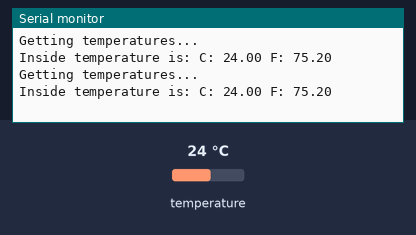
A sketch run on a simulated Arduino Uno, built with avr-gcc and run on an emulated ATmega328P. Parts: the last lines printed to the serial monitor. Inputs (shaded band) come from the test bench; at power-on: temperature 24 °C.

Above: at 5.2 s.
5.3 s: temperature set to 12 °C
At 6.57 s:
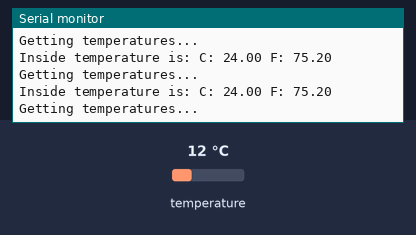
8.6 s: temperature set to 19 °C
At 10.0 s:
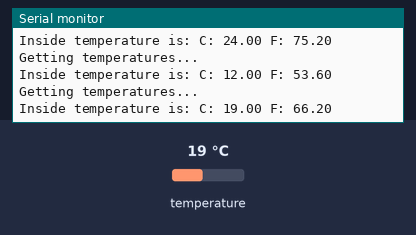
Timing chart, 0 to 11.6 s (numbered marks = the images above; inputs shaded):
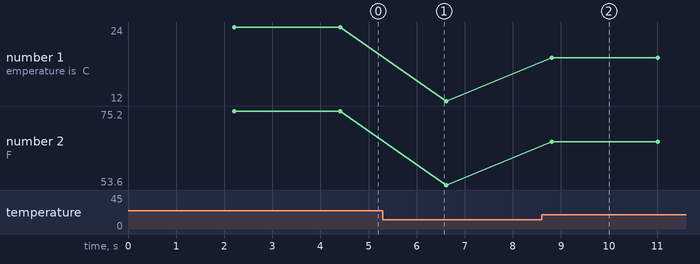

The sketch:

arduino_ds18b20_temperature_sensor.ino
```cpp
// This Arduino sketch reads DS18B20 "1-Wire" digital
// temperature sensors.
// Tutorial:
// http://www.hacktronics.com/Tutorials/arduino-1-wire-tutorial.html

#include <OneWire.h>
#include <DallasTemperature.h>

// Data wire is plugged into pin 3 on the Arduino
#define ONE_WIRE_BUS 7

// Setup a oneWire instance to communicate with any OneWire devices
OneWire oneWire(ONE_WIRE_BUS);

// Pass our oneWire reference to Dallas Temperature.
DallasTemperature sensors(&oneWire);

// Assign the addresses of your 1-Wire temp sensors.
// See the tutorial on how to obtain these addresses:
// http://www.hacktronics.com/Tutorials/arduino-1-wire-address-finder.html

DeviceAddress insideThermometer = { 0x28, 0xFF, 0xFA, 0x9B, 0x6F, 0x14, 0x04, 0x6A };
//DeviceAddress outsideThermometer = { 0x28, 0x46, 0xFE, 0x87, 0x06, 0x00, 0x00, 0x53 };
//DeviceAddress dogHouseThermometer = { 0x28, 0x3A, 0x69, 0x88, 0x06, 0x00, 0x00, 0xCA };

void setup(void)
{
  // start serial port
  Serial.begin(9600);
  // Start up the library
  sensors.begin();
  // set the resolution to 10 bit (good enough?)
  sensors.setResolution(insideThermometer, 10);
//  sensors.setResolution(outsideThermometer, 10);
//  sensors.setResolution(dogHouseThermometer, 10);
}

void printTemperature(DeviceAddress deviceAddress)
{
  float tempC = sensors.getTempC(deviceAddress);
  if (tempC == -127.00) {
    Serial.print("Error getting temperature");
  } else {
    Serial.print("C: ");
    Serial.print(tempC);
    Serial.print(" F: ");
    Serial.print(DallasTemperature::toFahrenheit(tempC));
  }
}

void loop(void)
{
  delay(2000);
  Serial.print("Getting temperatures...\n\r");
  sensors.requestTemperatures();

  Serial.print("Inside temperature is: ");
  printTemperature(insideThermometer);
  Serial.print("\n\r");
/*
  Serial.print("Outside temperature is: ");
  printTemperature(outsideThermometer);
  Serial.print("\n\r");
  Serial.print("Dog House temperature is: ");
  printTemperature(dogHouseThermometer);
  Serial.print("\n\r\n\r");
*/
}
```

Measured:
- after the input at 8.6 s, the serial monitor: prints a new line after 0.21 s (image 2)
- plotted number 1: 24 → 12 after the input at 5.3 s, 12 → 19 after the input at 8.6 s
- plotted number 2: 75.2 → 53.6 after the input at 5.3 s, 53.6 → 66.2 after the input at 8.6 s
